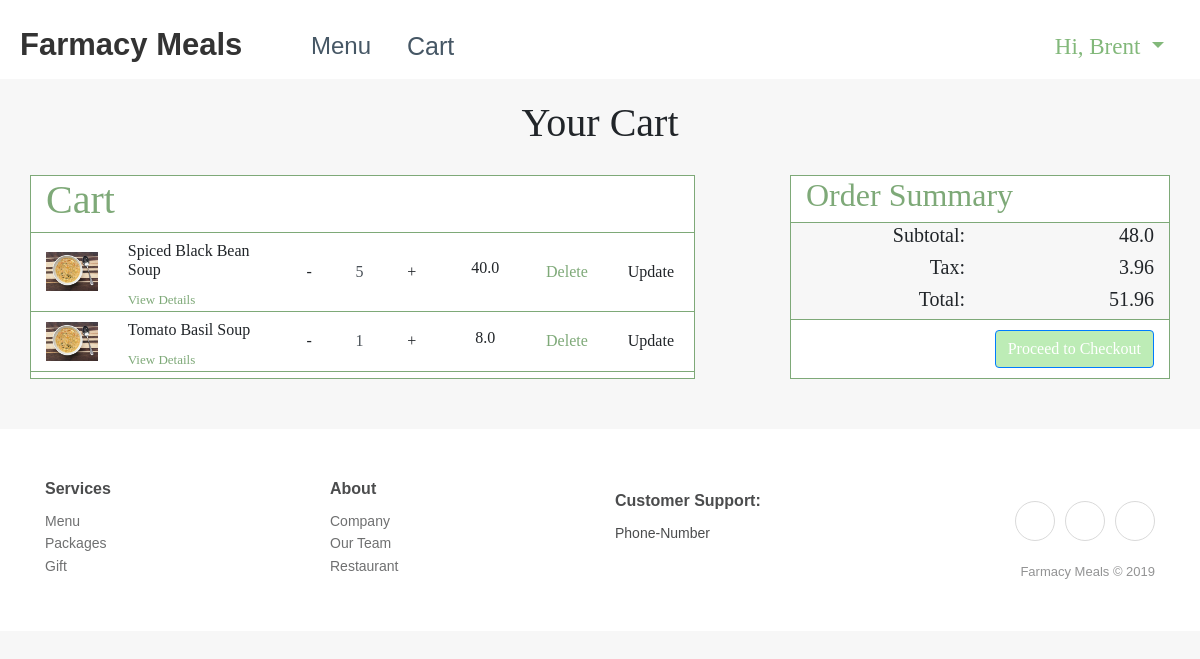
/cart (signed in), run on the app's committed database.
### app/models.py (models this page shows, shortened)
class UserModel(UserMixin, db.Model):
    __tablename__ = "user"
    id = db.Column(db.Integer, primary_key=True)
    username = db.Column(db.String(64), index=True)
    email = db.Column(db.String(120), index=True, unique=True)
    password_hash = db.Column(db.String(128))
    first_name = db.Column(db.String(64), index=True, unique=False)
    last_name = db.Column(db.String(64), index=True, unique=False)
    address_line_1 = db.Column(db.String(64), index=True, unique=False)
    address_line_2 = db.Column(db.String(64), index=True, unique=False)
    city = db.Column(db.String(64), index=True, unique=False)
    state = db.Column(db.String(64), index=True, unique=False)
    zip_code = db.Column(db.String(64), index=True, unique=False)
    phone_number = db.Column(db.String(64), index=True, unique=False)
    image_file = db.Column(db.String(20), index=True, unique=False, nullable=False, default='default.jpg')
    orders = db.relationship('OrderModel', backref='previous_orders')
    items = db.relationship('ItemModel', backref='my_items')
    def __repr__(self):
        return '<User {}>'.format(self.username)

class ItemModel(db.Model):
    __tablename__ = "item"
    id = db.Column(db.Integer, primary_key=True)
    name = db.Column(db.String(64), index=True, unique=False)
    cost = db.Column(db.Float, unique=False)
    picture_path = db.Column(db.String(64), index=True, unique=False)
    quantity = db.Column(db.Integer, index=True, unique=False)
    user_id = db.Column(db.Integer, db.ForeignKey('user.id'))
    order_id = db.Column(db.Integer, db.ForeignKey('order.id'))

### app/routes.py (the view)
@app.route('/cart', methods=['GET', 'POST'])
def cart():
    subtotal = 0
    try:
        user = UserModel.query.filter_by(username=current_user.username).first_or_404()
        print(user)
        for item in user.items:
            subtotal = subtotal + (item.cost * item.quantity)
        print("LENGTH: ", len(user.items))
        subtotal = round(subtotal, 2)
        tax = subtotal * .0825
        tax = round(tax, 2)
        total = tax + subtotal
        total = round(total, 2)
        return render_template('cart.html', user_items = user.items, num_user_items = len(user.items), subtotal=subtotal, tax = tax, total = total, user = user)
    except:
        for item in session["items"]:
            subtotal = subtotal + (item["cost"] * item["quantity"])
        subtotal = round(subtotal, 2)
        tax = subtotal * .0825
        tax = round(tax, 2)
        total = tax + subtotal
        total = round(total, 2)
        return render_template('guest_cart.html', food_items = session["items"], subtotal = subtotal, tax = tax, total = total)

### app/models.py (called while the page is built)
@login.user_loader
def load_user(id):
    return UserModel.query.get(int(id))

### app/templates/cart.html (shortened to what this page needs)
{% extends "base.html" %}
{% block css %}
<link rel="stylesheet" href="{{ url_for('static', filename='css/cart.styles.min.css') }}">
{% endblock %}
{% block content %}
<div>
    <div class="container" style="font-family: 'Noto Serif KR', serif; padding-bottom:50px;">
        <div class="row">
            <div class="col" style="border: 10px;">
                <h1 class="text-center" style="padding: 20px;">Your Cart</h1>
            </div>
        </div>
        <div class="row">
            <div class="col-sm-12 col-md-7 col-lg-7 col-xl-7 offset-md-0 offset-lg-0 offset-xl-0"
                style="background-color: white;">
                <div class="row">
                    <div class="col-md-12">
                        <h1 style="color: #7ea978;">Cart</h1>
                    </div>
                </div>
                {% if num_user_items == 0 %}
                <div class="row d-flex d-sm-flex d-xl-flex">
                    <div class="col">
                        <h2 style="color: black; text-align: center; padding-top: 40px">Empty</h2>
                    </div>
                </div>
                {% else %}
                {% for i in range(num_user_items) %}
                <div
                    class="row d-flex d-sm-flex d-xl-flex justify-content-center align-items-center justify-content-sm-center align-items-sm-center justify-content-xl-center align-items-xl-center">
                    <div class="col d-xl-flex justify-content-xl-center align-items-xl-center"><img class="img-fluid"
                            src="{{ url_for('static', filename='/img/menuPage/chunckySoup.jpg') }}"></div>
                    <div class="col-3 col-sm-3">
                        <h6>{{ user_items[i].name }}</h6><a href="#" style="font-size: 13px;">View Details</a>
                    </div>
                    <div class="col-3">
                        <div class="d-flex align-items-center">
                            <div class="btn btn-items btn-items-decrease">-</div>
                            <input id="#{{ i }}" type="text" value="{{ user_items[i].quantity }}"
                                class="form-control text-center border-0 border-md input-items">
                            <div class="btn btn-items btn-items-increase">+</div>
                        </div>
                    </div>
                    <div class="col">
                        <h6 class="text-center">{{user_items[i].cost * user_items[i].quantity}}</h6>
                    </div>
                    <div onclick="deleteUserItem({{ i }} )" class="col"><a href="#" style="padding: 5px;">Delete</a></div>
                    <div onclick="updateQuantity({{ i }} )" class="col"><a style="padding: 5px;">Update</a></div>
                </div>
                {% endfor %}
                {% endif %}
            </div>
            <div
                class="col-10 col-sm-8 col-md-4 col-lg-4 col-xl-4 offset-1 offset-sm-2 offset-md-1 offset-lg-1 offset-xl-1">
                <div class="row" style="background-color: white;">
                    <div class="col-12 col-sm-12">
                        <h2>Order Summary</h2>
                    </div>
                </div>
                <div class="row"
                    style="border-left: 1px solid;border-right: 1px solid;border-color: #7ea978; text-align: right;">
                    <div class="col-6 col-sm-6 col-md-6 col-lg-6 col-xl-6">
                        <h5>Subtotal:</h5>
                        <h5>Tax:</h5>
                        <h5>Total:</h5>
                    </div>
                    <div class="col-6 col-sm-6 col-md-6 col-lg-6 col-xl-6" style="text-align: right;">
                        <h5>{{ subtotal }}</h5>
                        <h5>{{ tax }}</h5>
                        <h5>{{ total }}</h5>
                    </div>
                </div>
                <div class="row" style="background-color: white;">
                    <div class="col-lg-12 offset-xl-0 text-right"
                        style="padding-top: 10px;padding-bottom: 10px;border: 1px solid;border-color: #7ea978;">
                        {% if subtotal > 0 %}
                        <button type="button" class="btn btn-primary" data-toggle="modal" data-target="#exampleModalCenter">
                            Proceed to Checkout
                        </button>
                        {% endif %}
                    </div>
                </div>
            </div>
        </div>
    </div>
</div>
{% endblock %}

### app/templates/base.html (shortened to what this page needs)
<!DOCTYPE html>
<html class="text-dark">
<head>
    <link rel="stylesheet" href="https://cdnjs.cloudflare.com/ajax/libs/twitter-bootstrap/4.3.1/css/bootstrap.min.css">
    <link rel="stylesheet" href="https://cdnjs.cloudflare.com/ajax/libs/ionicons/2.0.1/css/ionicons.min.css">
    <link rel="stylesheet" href="{{ url_for('static', filename='css/base.styles.min.css') }}">
    {% block css %} {% endblock %}
</head>
<body>
    <div>
        <nav class="navbar navbar-light navbar-expand-lg navigation-clean-button" style="padding: 14px;">
            <div class="container-fluid"><a class="navbar-brand" href="/"
                    style="height: 35px;margin: 0px;font-size: 31px; width: 253px;padding: 0px;">Farmacy
                    Meals</a>
                <div class="collapse navbar-collapse flex-shrink-1" id="navcol-1">
                    <ul class="nav navbar-nav">
                        <li class="nav-item" role="presentation"><a class="nav-link" href="/menu"
                                style="font-size: 24px;">Menu</a></li>
                        <li class="nav-item" role="presentation"><a class="nav-link" href="/cart"
                                style="font-size: 25px;">Cart</a></li>
                    </ul>
                    {% if current_user.username %}
                    <div class="nav-item dropdown ml-auto" style="font-size: 23px; font-family: 'Noto Serif KR', serif;"><a
                            class="dropdown-toggle nav-link" data-toggle="dropdown" aria-expanded="false"
                            style="color:#82b87a;" href="#">Hi,
                            {{ current_user.first_name }}&nbsp;</a>
                    </div>
                    {% else %}
                    </ul>
                    <span class="ml-auto navbar-text actions"> <a class="btn btn-light action-button" role="button"
                            href="/login" style="background-color: #bdecb6;">Log in</a></span>
                    {% endif %}
                </div>
            </div>
        </nav>
    </div>
    {% block content %} {% endblock %}
    <div class="footer-clean">
        <footer>
            <div class="container">
                <div class="row">
                    <div class="col-sm-4 col-md-3 item">
                        <h3>Services</h3>
                        <ul>
                            <li><a href="#">Menu</a></li>
                            <li><a href="#">Packages</a></li>
                            <li><a href="#">Gift</a></li>
                        </ul>
                    </div>
                    <div class="col-sm-4 col-md-3 item">
                        <h3>About</h3>
                        <ul>
                            <li><a href="#">Company</a></li>
                            <li><a href="#">Our Team</a></li>
                            <li><a href="#">Restaurant</a></li>
                        </ul>
                    </div>
                    <div class="col-sm-4 col-md-3 item">
                        <h3>Customer Support:</h3>
                        <ul>
                            <li>Phone-Number</li>
                        </ul>
                    </div>
                    <div class="col-lg-3 item social"><a href="#"></a><a
                            href="#"></a><a href="#"></a>
                        <p class="copyright">Farmacy Meals © 2019</p>
                    </div>
                </div>
            </div>
        </footer>
    </div>
</body>

### data on the page
UserModel: first_name "Brent"
ItemModel: name "Spiced Black Bean Soup", quantity "5", user_items[i].cost*user_items[i].quantity "40.0"
ItemModel: name "Tomato Basil Soup", quantity "1", user_items[i].cost*user_items[i].quantity "8.0"

### other printed values
{{ subtotal }} "48.0"
{{ tax }} "3.96"
{{ total }} "51.96"
